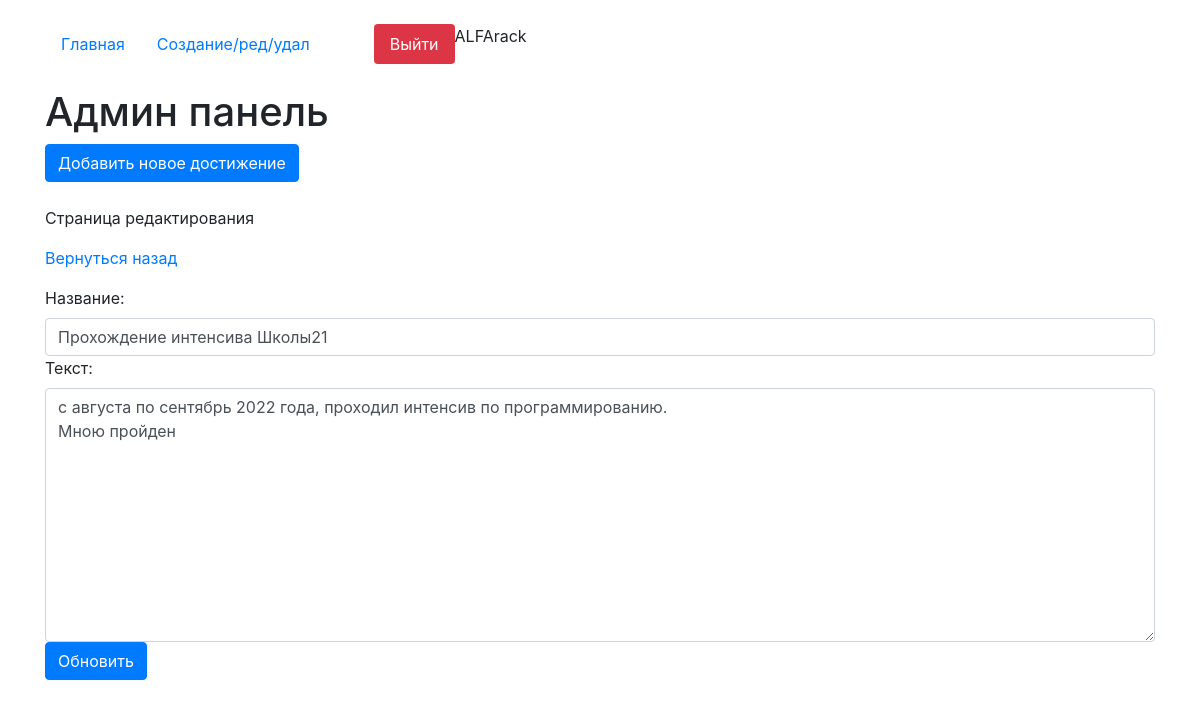
Page /update-page/72 (signed in) on the committed database.
### core/models.py (models this page shows, shortened)
class Articles(models.Model):
    author = models.ForeignKey(User, on_delete = models.CASCADE, verbose_name='Владелец достижения', blank = True, null = True )
    create_date = models.DateTimeField(auto_now=True)
    name = models.CharField(max_length=200, verbose_name='Название')
    text = models.TextField(verbose_name='Текст')
    class Meta:
        verbose_name='Статью'
        verbose_name_plural='Статьи'

### core/views.py (the view)
# urls.py: path('update-page/<int:pk>', views.ArticleUpdateView.as_view(), name='update_page'),
class ArticleUpdateView(LoginRequiredMixin, CustomSuccessMessageMixin,UpdateView):
    model = Articles
    template_name = 'edit_page.html'
    form_class = ArticleForm
    success_url = reverse_lazy('edit_page')
    success_msg = 'Запись успешно обновлена'
    def get_context_data(self,**kwargs):
        kwargs['update'] = True
        return super().get_context_data(**kwargs)
    def get_form_kwargs(self):
        kwargs = super().get_form_kwargs()
        if self.request.user != kwargs['instance'].author:
            return self.handle_no_permission()
        return kwargs

### core/forms.py
class ArticleForm(forms.ModelForm):
    class Meta:
        model = Articles
        fields = ('name','text')
    def __init__(self,*args,**kwargs):
        super().__init__(*args,**kwargs)
        for field in self.fields:
            self.fields[field].widget.attrs['class'] = 'form-control'

### core/templates/edit_page.html (shortened to what this page needs)
{% extends 'index.html' %}
    {% block content %}
    <h1 class="mt-4">Админ панель</h1>
<button type="button" class="btn btn-primary" data-toggle="modal" data-target="#exampleModal">
  Добавить новое достижение
</button>
    {% if update %}
    <p class="mt-4">Страница редактирования</p>
    <p><a href="{% url 'edit_page' %}">Вернуться назад</a></p>
    <form id="update_data" method="post">
            {{form}}
        </form>
    <button form="update_data" type="submit" class="btn btn-primary">Обновить</button>
{% endif %}
   {% endblock %}

### core/templates/index.html (shortened to what this page needs)
<!doctype html>
<html lang="en">
  <head>
    <link rel="stylesheet" href="https://stackpath.bootstrapcdn.com/bootstrap/4.4.1/css/bootstrap.min.css">
  </head>
  <body>
      <div class="container mt-4">
          <ul class="nav nav-pills">
  <li class="nav-item">
      {% url 'home' as url_home %}
    <a class="nav-link {% if url_home == request.path %}active{% endif %}" href="{{url_home}}">Главная</a>
  </li>
  <li class="nav-item">
      {% url 'edit_page' as url_edit_page %}
    <a class="nav-link {% if url_edit_page == request.path %}active{% endif %}" href="{{url_edit_page}}">Создание/ред/удал</a>
  </li>
  {% if request.user.is_authenticated %}
      <li class="nav-item">
        {% url 'logout_page' as url_logout_page %}
    <a class="nav-link btn-danger ml-5" href="{{url_logout_page}}">Выйти</a>
  </li>
  {% endif %}
{{request.user}}
</ul>
    {% block content %}{% endblock %}
</div>
  </body>
</html>

### rows in the picture
Articles: name "Прохождение интенсива Школы21", text "с августа по сентябрь 2022 года, проходил интенсив по программированию. Мною пройден"

### other values in the picture
{{ request.user }} "ALFArack"
